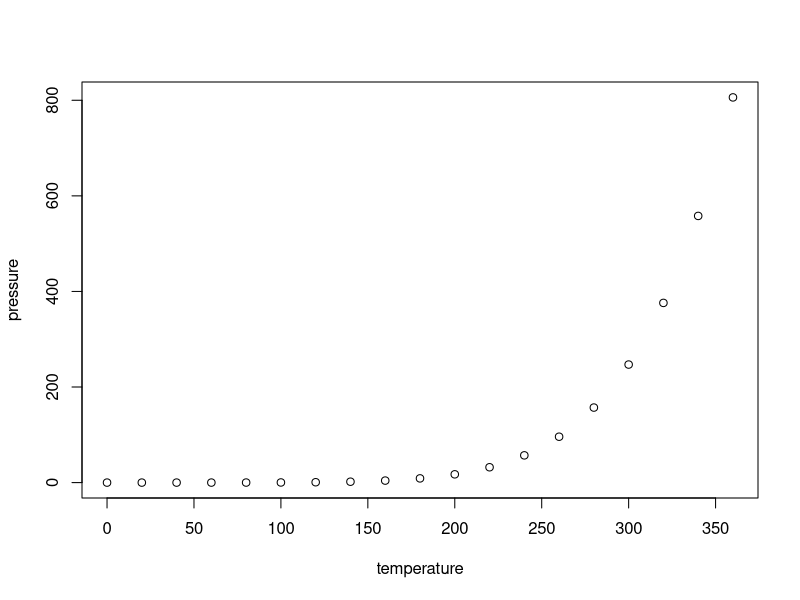
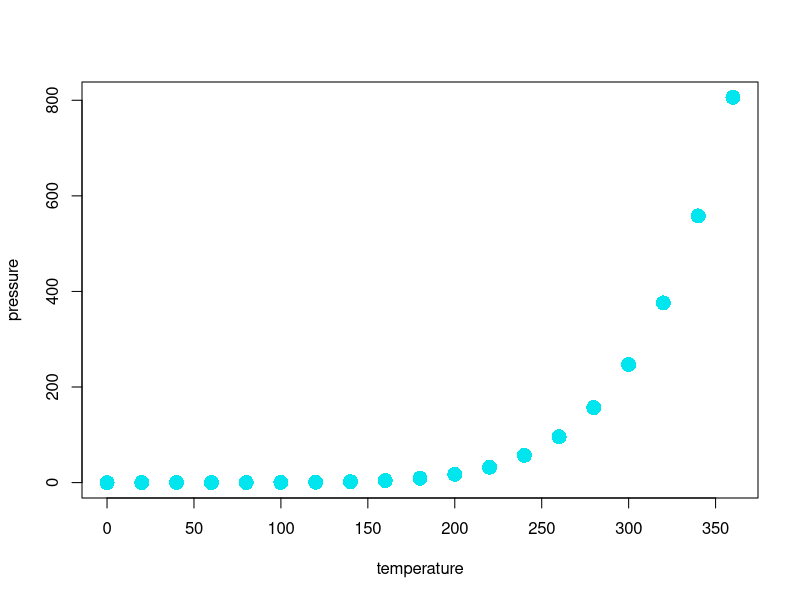
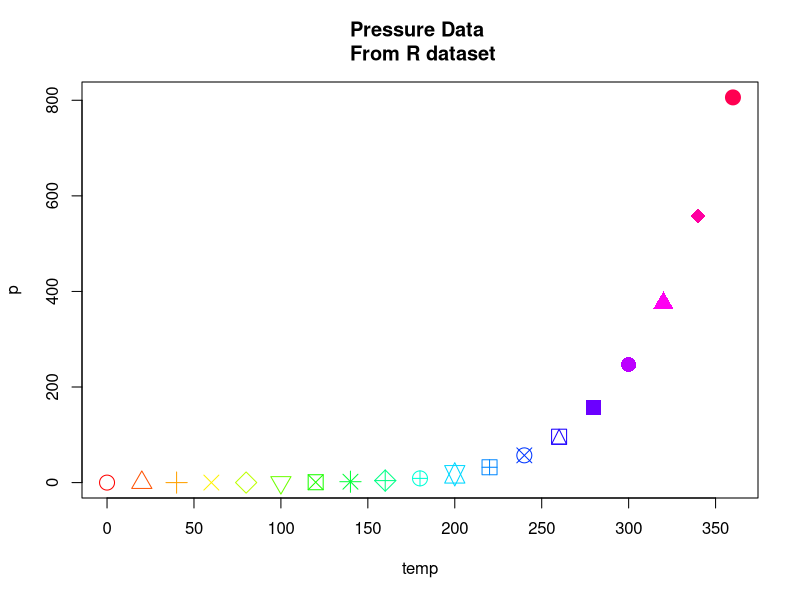

Reproduce these figures in R, in order.
## ---- chunk 1
knitr::opts_chunk$set(echo = TRUE)

library(knitr); #If this is the first time you are running this script, you will need to install the knitr package to not get an error message.

## ---- chunk 2

summary(cars)

## ---- chunk 3

knitr::kable(mtcars) 

## ---- chunk 4

# Let's look at the pressure table, using the nice formatting table function 
# "kable" from knitr:

knitr::kable(pressure)

# Plotting in R is very easy, but has lots of options available. Let's start 
# with the most basic:

plot(pressure)

# Let's look at the first fifty colors R offers (for the full range of hundreds 
# of colors, just type colors() )

colors()[1:50]
# Let's re-do that plot:

plot(pressure, pch=16, cex=2, col="turquoise2")

# R also has some built-in color gradients, such as rainbow:

plot(pressure, pch=c(1:19), cex=2, col=rainbow(nrow(pressure)), 
     xlab="temp", ylab="p",
     main="Pressure Data \n From R dataset")

## ---- chunk 5

rm(list=ls())

## ---- chunk 6

myvec <- c(1,2,3,4)

# type the variable name to return what is stored in the variable:
myvec

## ---- chunk 7

# character vector
myDogs<-c("Chihuahua","Shetland Sheepdog", "Dachshund", "Cocker Spaniel")
myDogs # type the name of the item to see it returned.

?str # help on structure. 
str(myDogs) # structure of an R object

?typeof # type or storage mode of an object
typeof(myDogs)


# number vector
testnums<-c(1,2,3,4,5,6)
testnums
str(testnums)
typeof(testnums)

# fast way to generate a number vector
testspan<-c(1:16)
testspan

# add together two vectors

newvec<-append(testnums, c(7,8,9))
newvec

# try appending a character vector
newvec2<-append(testnums, c("Hi", "there"))
newvec2
str(newvec2)
typeof(newvec2)
## ---- chunk 8

myfactordata<-c("red", "blue", "red", "green", "red", "blue", "blue", "red", "green", "green")
str(myfactordata)
typeof(myfactordata)

# now let's turn myfactordata into a factor.
myfactor<-factor(myfactordata) 
str(myfactor)
typeof(myfactor)  # what happened? My character vector is now an integer?
myfactor
myfactor[2]
levels(myfactor) 

## ---- chunk 9
# matrices are arrays of a single type (either number, or character...)
testmat_col<-matrix(testspan, nrow=4, ncol=4)
testmat_col
# another way to arrange a matrix.
testmat_row<-matrix(testspan, nrow=4, ncol=4, byrow=T)
testmat_row

## ---- chunk 10

# create a bunch of mixed vectors.

dogweights <- c(10.11, 20.42, 15.15, 35.73) #Numerical
dogages<-c("4", "5","6", "7") #Integer
dogbreeds<-c("Chihuahua","Shetland Sheepdog", "Dachshund", "Cocker Spaniel") #character
dognames<-c("Spike", "Trixie", "Buster", "Basil")

# combine these into a data frame with names representing the columns.

mydat1<-data.frame("Name"=dognames, "Breed"=dogbreeds,"Weight"=dogweights, 
                   "Age"=dogages, stringsAsFactors = F)

kable(mydat1) 

# creating a data frame with no labels
mydat2<-data.frame(dognames, dogbreeds,dogweights, dogages,stringsAsFactors = F)
kable(mydat2)

# create the data in situ in the data frame.

mydat3<-data.frame(c(10.11, 20.42, 15.15, 35.73), 
                   c("4", "5","6", "7"), 
                   c("Chihuahua","Shetland Sheepdog", "Dachshund", "Cocker Spaniel"), 
                   c("Spike", "Trixie", "Buster", "Basil"), 
                   stringsAsFactors = F)

kable(mydat3)
# well that looks terrible!
# let's add some actual names to those columns.

colnames(mydat3)<-c("Name", "Breed", "Weight", "Age")
rownames(mydat3)<-c("Dog1", "Dog2", "Dog3", "Dog4")
kable(mydat3)

# What is the breed of the third dog in the table?
# addressing a data frame goes by [row,column]
mydat3[3,3]

# which dog is fourth (row) in the data frame?
mydat3[4,]

# Pull out the second column.
mydat3[,2]

## ---- chunk 11
x=10
y=5

+ x     # (change the sign to positive)
- x     # (change the sign to negative)
x + y   # (add y to x)
x - y   # (subtract y from x)
x * y   # (multiple x by y)
x / y   # (divide x by y)
x ^ y   # (raise x to the power of y)
x %% y  # (x mod y)
x %/% y # (integer division (does not return a floating point number))


## ---- chunk 12

testnums<-c(1:10)  # create a vector.
typeof(testnums) # what type is it?

mean(testnums) # mean
sum(testnums)  # sum
sd(testnums)  # standard deviation
round(sd(testnums),digits=2)  # let's round up that example.
summary(testnums)  # produce useful statistics on the vector.

## ---- chunk 13

x <- 5
y <- c(1:10)

y != x
y==x
y>x
y<x
y>= x
y<=x
y>8 & y !=9
y<3 | y>7

x %in% y #x in y

!(x %in% y) #NOT x in y?

## ---- chunk 14

#pick out some data
mtcars[3,4] #access data by row-col (position)

mtcars["Datsun 710", "hp"] #Same data this time by row-col names

#subset data across a larger collection. subset() is the easiest way 
# in basic R to get this accomplished.
subset(mtcars, hp >= 250)

#you can also use subset to select out certain columns for your subset.

subset(mtcars, hp >= 250, select=c(mpg,gear)) 

#make a wider selection
subset(mtcars, hp >= 250, select=c(mpg:gear)) 

subset(mtcars, (hp >= 250 | hp < 70), select=c(mpg:wt)) 

## ---- chunk 15
mtcars$mpg  # extract out just the column with mpg
mtcars[,1]
mtcars$mpg > 30
which(mtcars$mpg > 30)

# let's just select the rows where mpg > 30 in mtcars, which is the form that 
# mimics subset.

mtcars[which(mtcars$mpg >30),]

mtcars[which((mtcars$mpg >30 | mtcars$hp >200) & mtcars$cyl==8 ),]

## ---- chunk 16

# select a random sample of 10 cars from the mtcars data w/out replacement. 
# This sample will change every time you invoke the function.
mtcar_sample <- mtcars[sample(1:nrow(mtcars), 10,
   replace=FALSE),]

knitr::kable(mtcar_sample)

# Details on the mtcars dataframe
# number of rows, columns in dataframe
nrow(mtcars)
ncol(mtcars)

# report out just the top of the data frame
head(mtcars)

# get the row,column names of the data frame.
rownames(mtcars)
colnames(mtcars)

# manipulate your column names

colnames(mtcars)[1]<-"MPG"

# create a new vector of the same length as the columns of the data frame:

newvec1<-rownames(mtcars)

# check the length
length(newvec1)

# add the new vector to your data frame with column bind:
new_col_mtcars<-cbind(mtcars, newvec1)

knitr::kable(new_col_mtcars)

# create a new row with the same length as the rows in mtcars:
newvec2<-c(1:ncol(mtcars))

# add the new row to mtcars
new_row_mtcars<-rbind(mtcars, newvec2)

knitr::kable(new_row_mtcars)

